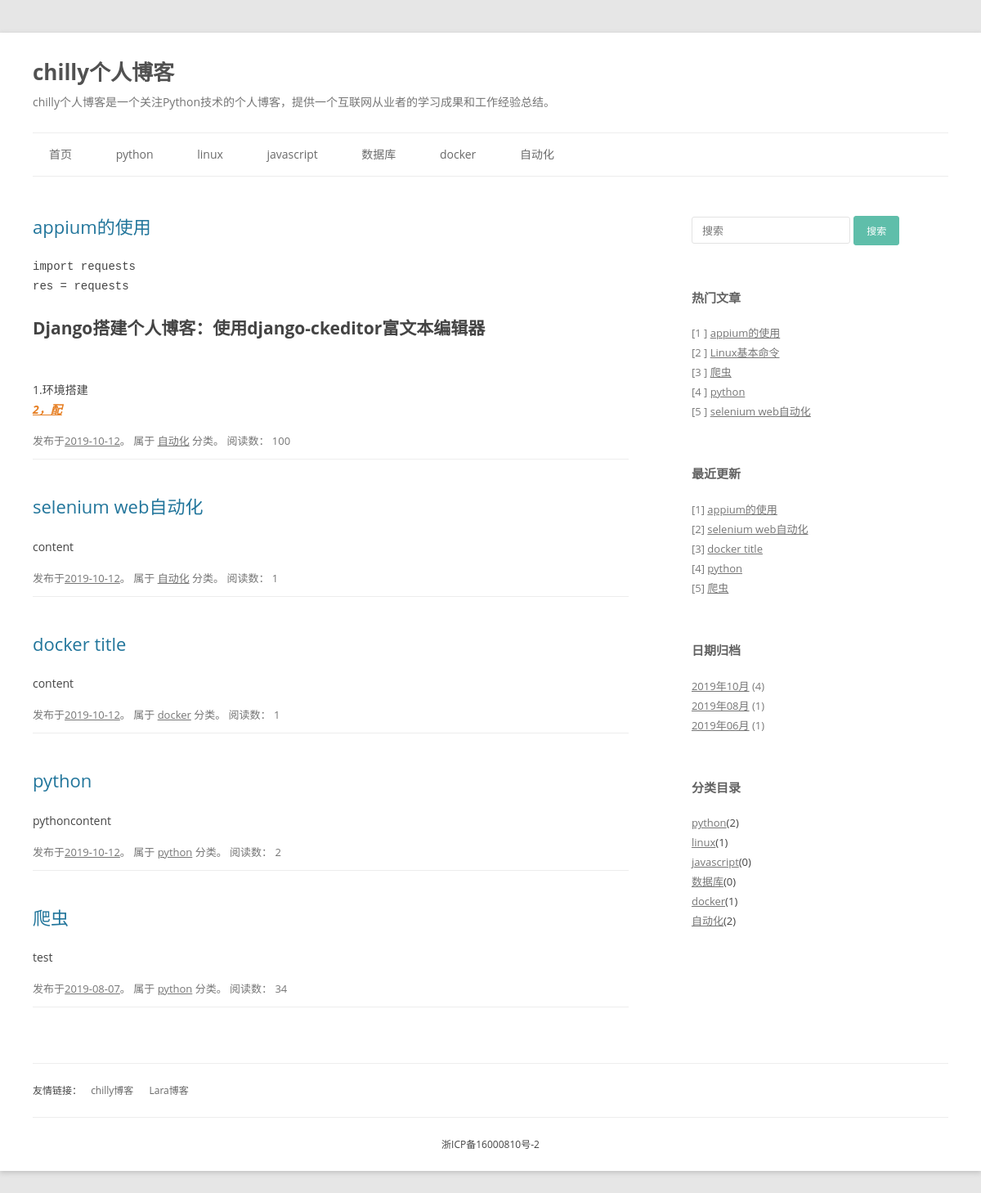
The app's page /, older data.
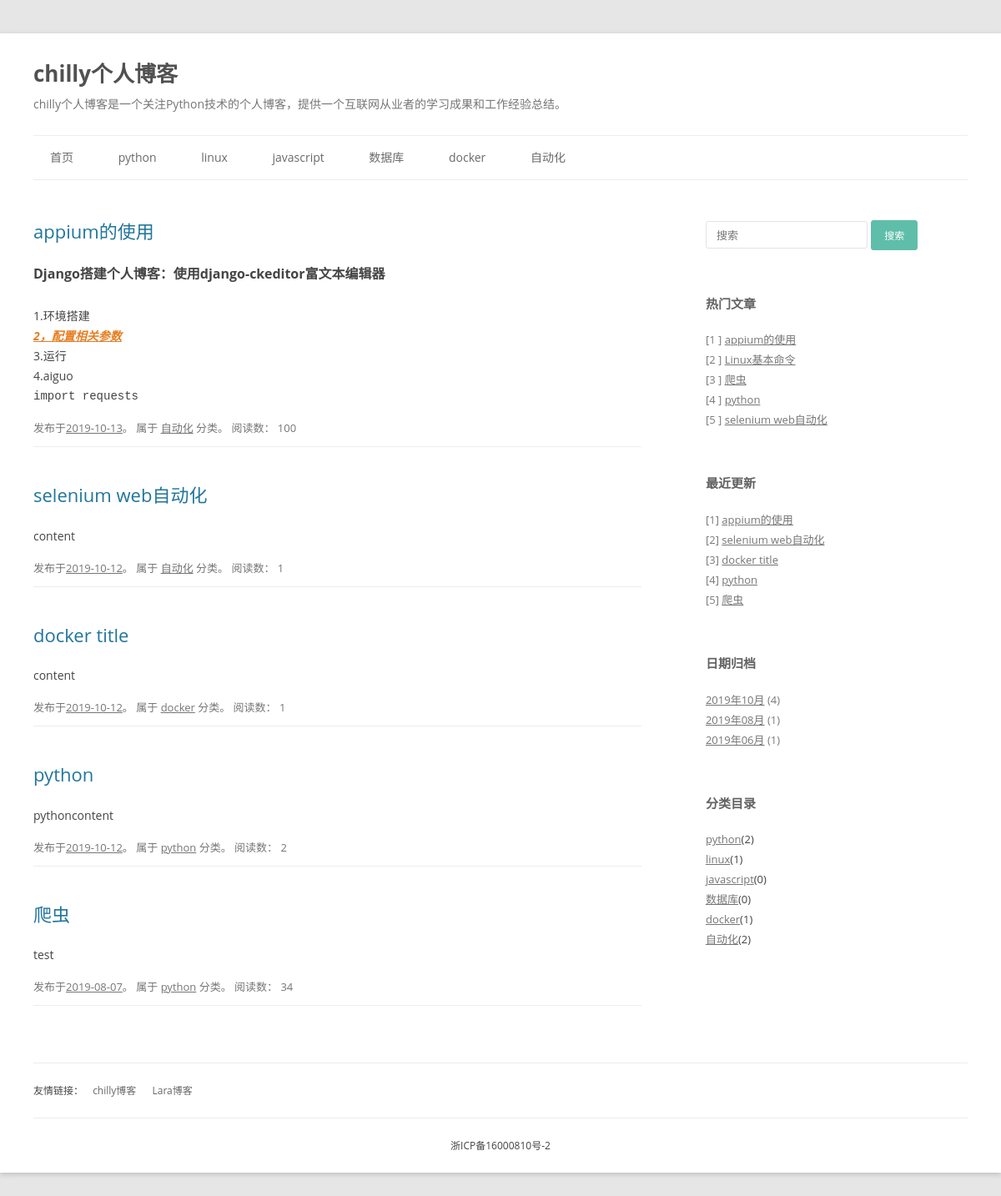
The same page, newer data.
### blog/models.py (models this page shows, shortened)
class BlogType(models.Model):
    type_name = models.CharField(max_length = 32, verbose_name = '文章类型')
    class Meta:
        verbose_name = "博文类型"
        verbose_name_plural = "博文类型"
    def __str__(self):
        return self.type_name

class Blog(models.Model):
    title = models.CharField(max_length = 100, verbose_name = '文章标题')
    content = RichTextField(verbose_name = '内容')
    blog_type = models.ForeignKey(BlogType, on_delete = models.CASCADE, verbose_name = '文章类型')
    update_time = models.DateTimeField( verbose_name = '更新时间')
    read_count  = models.IntegerField(default = 0, verbose_name = '文章阅读数')
    class Meta:
        ordering = ('-update_time',)
        verbose_name = "博文"
        verbose_name_plural = "博文"

### blog/views.py (the view)
# urls.py: path('', bv.index, name = 'index'),
def index(request):
    context = {}
    blog_types = BlogType.objects.all()
    context['blog_types'] = blog_types
    context['latest_blogs'] = Blog.objects.all().order_by('-update_time')[:5]
    context['hot_blogs'] = Blog.objects.all().order_by('-read_count', '-update_time')[:5]
    date_count_dict = {}
    blog_dates = Blog.objects.dates('update_time', 'month', order='DESC')
    for blog_date in blog_dates:
        count = Blog.objects.filter(update_time__year=blog_date.year, update_time__month=blog_date.month).count()
        date_count_dict[blog_date] = count
    context['date_count_dict'] = date_count_dict
    return render(request, 'blog/index.html', context)

### blog/templates/blog/index.html (shortened to what this page needs)
{% load static %}
<!DOCTYPE html>
<html lang="zh-CN">
{% include 'blog/header.html' %}
<body class="home blog custom-background custom-font-enabled single-author">
	<div id="page" class="hfeed site">
		<header id="masthead" class="site-header" role="banner">
			{% include 'blog/title.html' %}
			{% include 'blog/nav.html' %}
		</header>
		<div id="main" class="wrapper">
			<div id="primary" class="site-content">
				<div id="content" role="main">
					{% for blog in latest_blogs %}
					<article>
						<header class="entry-header">
							<h1 class="entry-title">
								<a href="{% url 'detail' blog.id %}" title="{{blog.title}}" rel="bookmark">{{blog.title}}</a>
							</h1>
						</header>
						<div class="entry-content">{{blog.content | safe | truncatechars_html:100}}</div>
						<footer class="entry-meta">
							发布于<a href="#" title="{{ blog.update_time | date:"Y-m-d" }}" rel="bookmark"><time class="entry-date" datetime="{{ blog.update_time | date:"Y-m-d" }}">{{ blog.update_time | date:"Y-m-d" }}</time></a>。
							属于 <a href="#" title="查看 {{blog.blog_type}}中的全部文章" rel="category">{{blog.blog_type}}</a> 分类。
							阅读数： {{ blog.read_count }}
						</footer>
					</article>
					{% endfor %}
				</div>
			</div>
			{% include 'blog/aside.html' %}
		</div>
		{% include 'blog/footer.html' %}
	</div>
</body>
</html>

### blog/templates/blog/header.html (shortened to what this page needs)
{% load static %}
<head>
	<link rel="stylesheet" id="twentytwelve-style-css" href="{% static 'blog/index.css' %}" type="text/css" media="all">
</head>

### blog/templates/blog/title.html (shortened to what this page needs)
<hgroup>
			<h1 class="site-title">
				<a href="/" title="chilly个人博客" rel="home">chilly个人博客</a>
			</h1>
			<h2 class="site-description">chilly个人博客是一个关注Python技术的个人博客，提供一个互联网从业者的学习成果和工作经验总结。</h2>
		</hgroup>

### blog/templates/blog/nav.html (shortened to what this page needs)
<nav id="site-navigation" class="main-navigation" role="navigation">
			<ul class="nav-menu">
				<li><a href="/">首页</a></li>
				{% for type in blog_types %}
					<li>
						<a href="{% url 'type' type.id %}">{{ type.type_name }}</a>
					</li>
				{% endfor %}
            </ul>
		</nav>

### blog/templates/blog/aside.html (shortened to what this page needs)
<div id="secondary" class="widget-area" role="complementary">
            <aside id="search-2" class="widget widget_search">
				<form role="search" id="searchform" action="" method="post">
					<div>
						<input placeholder="搜索" type="text" name="keywords" id="s">
						<input type="submit" class="btn btn-default" id="searchsubmit" value="搜索">
					</div>
				</form>
			</aside>
			<aside id="recent-posts-2" class="widget widget_recent_entries">
				<h3 class="widget-title">热门文章</h3>
				<ul>
					{% for blog in hot_blogs %}
					<li><font style="color:#7a7a7a;">[{{ forloop.counter }} ]</font>&nbsp;<a href="{% url 'detail' blog.id %}" title="{{ blog.title }}">{{ blog.title }}</a></li>
					{% endfor %}
				</ul>
			</aside>
			<aside class="widget widget_recent_entries">
				<h3 class="widget-title">最近更新</h3>
				<ul>
					{% for blog in latest_blogs %}
					<li><font style="color:#7a7a7a;">[{{ forloop.counter }}]</font>&nbsp;<a href="{% url 'detail' blog.id %}" title="{{ blog.title }}">{{ blog.title }}</a></li>
					{% endfor %}
				</ul>
			</aside>
			<aside id="archives-2" class="widget widget_archive">
				<h3 class="widget-title">日期归档</h3>
				<ul>
                    {% for blog_date,count in date_count_dict.items  %}
                    <li><a href="{% url 'date' blog_date.year blog_date.month%}" title="{{ blog_date }}">{{ blog_date | date:"Y年m月"  }}</a>&nbsp;<font style="color:#7a7a7a;">({{count}})</font></li>
                    {% endfor %}
                </ul>
			</aside>
			<aside id="categories-2" class="widget widget_categories">
				<h3 class="widget-title">分类目录</h3>
				<ul>
					{% for type in blog_types %}
						<li class="cat-item cat-item-2"><a href="{% url 'type' type.id %}" title="{{ type.type_name }}">{{ type.type_name }}</a>({{type.blog_set.count}})</li>
					{% endfor %}
				</ul>
			</aside>
</div>

### blog/templates/blog/footer.html
	<footer id="colophon" role="contentinfo">
		<div class="site-info">
			<span>友情链接：</span>
			<a href="#">chilly博客</a>
			<a href="#">Lara博客</a>
		</div>
	</footer>
	<footer role="contentinfo" style="margin-top:0;">
		<div class="site-info" style="text-align:center;">
			<span>浙ICP备16000810号-2</span>
		</div>
	</footer>

### blog/templates/blog/header.html (style rules this page uses)
body.custom-background { background-color: #e6e6e6; }

Row changes from the older to the newer data that the page shows:
changed Blog "appium的使用": content "import requests res = requests Django搭建个人博客：使用django-ckeditor富文本编辑器 1.环境搭建 2，配" → "Django搭建个人博客：使用django-ckeditor富文本编辑器 1.环境搭建 2，配置相关参数 3.运行 4.aiguo import requests"; update_time "2019-10-12" → "2019-10-13"
